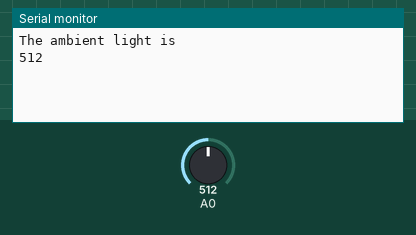
Recording of a sketch running on a simulated Arduino Uno, built with avr-gcc and run on an emulated ATmega328P. Parts: the last lines printed to the serial monitor. Inputs (shaded band) come from the test bench; at power-on: A0 = 512.

Above: at 1.2 s.
1.3 s: A0 set to 716
At 1.9 s:
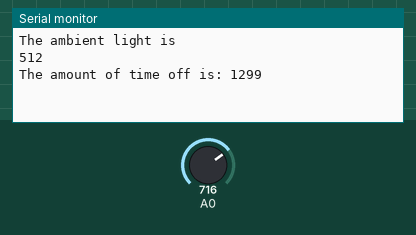
2.8 s: A0 set to 511
At 4.3 s:
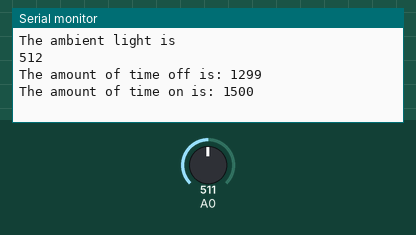

Measured:
- after the input at 1.3 s, the serial monitor: prints a new line at once (image 1)
- after the input at 2.8 s, the serial monitor: prints a new line at once (image 2)

The sketch:

LEDMOrseCodeReaderPart1INCOMPLETE.ino
```cpp
int threshold;
int photoResistor;
int timeOffStart;
int timeOffEnd;
int timeOnStart;
int timeOnEnd;
int timeBlink;
int timeSpace;
boolean on = false;
void setup() {
  Serial.begin(9600);
  photoResistor = analogRead(A0);
  Serial.println("The ambient light is ");
  Serial.println(photoResistor);
  threshold = photoResistor + 15;
}


void loop() {
  photoResistor = analogRead(A0);
  if (photoResistor > threshold && !on) { // If, the photoresistor reading is
    //lower than the threshold, meaning there is a light on it
    timeOffEnd = millis();
    timeOnStart = millis();
    timeSpace = timeOffEnd - timeOffStart;
    on = true;
    Serial.print("The amount of time off is: ");
    Serial.println(timeSpace);
  }


  else if (photoResistor < threshold && on) { // if the photoresistor reading is
    //greater than the threshold
    timeOnEnd = millis();
    timeOffStart = millis();
    timeBlink = timeOnEnd - timeOnStart;
    timeOffStart = millis();
    on = false;
    Serial.print("The amount of time on is: ");
    Serial.println(timeBlink);
  }
}
```
